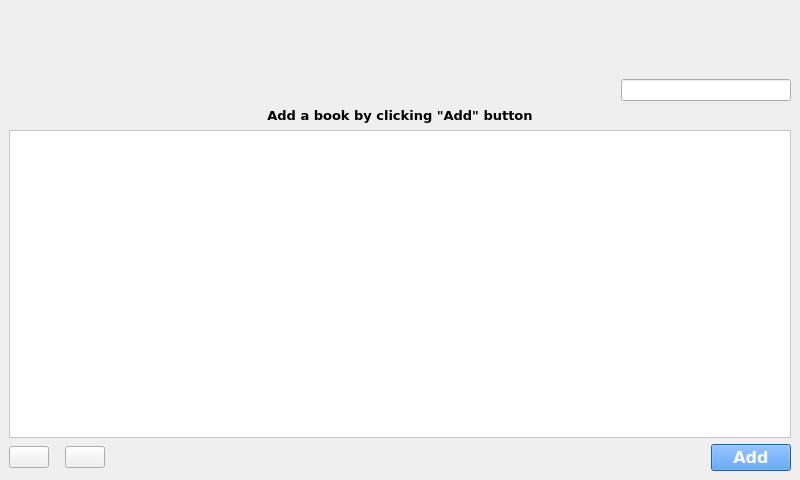
<?xml version="1.0" encoding="UTF-8"?>
<ui version="4.0">
 <class>MainWindow</class>
 <widget class="QMainWindow" name="MainWindow">
  <property name="geometry">
   <rect>
    <x>0</x>
    <y>0</y>
    <width>800</width>
    <height>480</height>
   </rect>
  </property>
  <property name="sizePolicy">
   <sizepolicy hsizetype="Minimum" vsizetype="Minimum">
    <horstretch>0</horstretch>
    <verstretch>0</verstretch>
   </sizepolicy>
  </property>
  <property name="minimumSize">
   <size>
    <width>800</width>
    <height>480</height>
   </size>
  </property>
  <property name="maximumSize">
   <size>
    <width>8000000</width>
    <height>4800000</height>
   </size>
  </property>
  <property name="font">
   <font>
    <family>MS Shell Dlg 2</family>
   </font>
  </property>
  <property name="acceptDrops">
   <bool>true</bool>
  </property>
  <property name="windowTitle">
   <string>Bionic</string>
  </property>
  <property name="windowIcon">
   <iconset resource="../../res.qrc">
    <normaloff>:/img/img/b_logo.png</normaloff>:/img/img/b_logo.png</iconset>
  </property>
  <property name="styleSheet">
   <string notr="true"/>
  </property>
  <widget class="QWidget" name="centralwidget">
   <property name="enabled">
    <bool>true</bool>
   </property>
   <property name="sizePolicy">
    <sizepolicy hsizetype="Minimum" vsizetype="Minimum">
     <horstretch>0</horstretch>
     <verstretch>0</verstretch>
    </sizepolicy>
   </property>
   <property name="minimumSize">
    <size>
     <width>800</width>
     <height>0</height>
    </size>
   </property>
   <layout class="QVBoxLayout" name="verticalLayout_2">
    <item>
     <layout class="QHBoxLayout" name="horizontalLayout_3">
      <item>
       <widget class="QLabel" name="label_3">
        <property name="sizePolicy">
         <sizepolicy hsizetype="Fixed" vsizetype="Fixed">
          <horstretch>0</horstretch>
          <verstretch>0</verstretch>
         </sizepolicy>
        </property>
        <property name="maximumSize">
         <size>
          <width>16777215</width>
          <height>100</height>
         </size>
        </property>
        <property name="text">
         <string/>
        </property>
        <property name="pixmap">
         <pixmap resource="../../res.qrc">:/img/img/logo.png</pixmap>
        </property>
        <property name="scaledContents">
         <bool>false</bool>
        </property>
        <property name="wordWrap">
         <bool>false</bool>
        </property>
       </widget>
      </item>
      <item>
       <spacer name="horizontalSpacer_3">
        <property name="orientation">
         <enum>Qt::Horizontal</enum>
        </property>
        <property name="sizeHint" stdset="0">
         <size>
          <width>40</width>
          <height>20</height>
         </size>
        </property>
       </spacer>
      </item>
      <item>
       <layout class="QVBoxLayout" name="verticalLayout">
        <property name="sizeConstraint">
         <enum>QLayout::SetDefaultConstraint</enum>
        </property>
        <item>
         <spacer name="verticalSpacer">
          <property name="orientation">
           <enum>Qt::Vertical</enum>
          </property>
          <property name="sizeType">
           <enum>QSizePolicy::Fixed</enum>
          </property>
          <property name="sizeHint" stdset="0">
           <size>
            <width>20</width>
            <height>70</height>
           </size>
          </property>
         </spacer>
        </item>
        <item>
         <layout class="QHBoxLayout" name="horizontalLayout_4">
          <item>
           <widget class="QLineEdit" name="searchfield">
            <property name="sizePolicy">
             <sizepolicy hsizetype="Fixed" vsizetype="Fixed">
              <horstretch>0</horstretch>
              <verstretch>0</verstretch>
             </sizepolicy>
            </property>
            <property name="minimumSize">
             <size>
              <width>170</width>
              <height>22</height>
             </size>
            </property>
            <property name="maximumSize">
             <size>
              <width>16777215</width>
              <height>22</height>
             </size>
            </property>
            <property name="font">
             <font>
              <family>DejaVu Sans</family>
             </font>
            </property>
            <property name="styleSheet">
             <string notr="true"/>
            </property>
            <property name="alignment">
             <set>Qt::AlignBottom|Qt::AlignLeading|Qt::AlignLeft</set>
            </property>
            <property name="placeholderText">
             <string/>
            </property>
            <property name="clearButtonEnabled">
             <bool>false</bool>
            </property>
           </widget>
          </item>
         </layout>
        </item>
       </layout>
      </item>
     </layout>
    </item>
    <item>
     <layout class="QVBoxLayout" name="verticalLayout_5">
      <item>
       <widget class="QLabel" name="addbook_label">
        <property name="sizePolicy">
         <sizepolicy hsizetype="Preferred" vsizetype="Fixed">
          <horstretch>0</horstretch>
          <verstretch>0</verstretch>
         </sizepolicy>
        </property>
        <property name="font">
         <font>
          <family>DejaVu Sans</family>
          <pointsize>10</pointsize>
          <weight>75</weight>
          <bold>true</bold>
         </font>
        </property>
        <property name="styleSheet">
         <string notr="true"/>
        </property>
        <property name="text">
         <string>Add a book by clicking &quot;Add&quot; button</string>
        </property>
        <property name="scaledContents">
         <bool>false</bool>
        </property>
        <property name="alignment">
         <set>Qt::AlignCenter</set>
        </property>
        <property name="buddy">
         <cstring></cstring>
        </property>
       </widget>
      </item>
      <item>
       <widget class="QListWidget" name="listBooks">
        <property name="palette">
         <palette>
          <active>
           <colorrole role="WindowText">
            <brush brushstyle="SolidPattern">
             <color alpha="255">
              <red>94</red>
              <green>92</green>
              <blue>100</blue>
             </color>
            </brush>
           </colorrole>
           <colorrole role="Button">
            <brush brushstyle="SolidPattern">
             <color alpha="255">
              <red>255</red>
              <green>255</green>
              <blue>255</blue>
             </color>
            </brush>
           </colorrole>
           <colorrole role="Base">
            <brush brushstyle="SolidPattern">
             <color alpha="255">
              <red>255</red>
              <green>255</green>
              <blue>255</blue>
             </color>
            </brush>
           </colorrole>
           <colorrole role="Window">
            <brush brushstyle="SolidPattern">
             <color alpha="255">
              <red>255</red>
              <green>255</green>
              <blue>255</blue>
             </color>
            </brush>
           </colorrole>
          </active>
          <inactive>
           <colorrole role="WindowText">
            <brush brushstyle="SolidPattern">
             <color alpha="255">
              <red>94</red>
              <green>92</green>
              <blue>100</blue>
             </color>
            </brush>
           </colorrole>
           <colorrole role="Button">
            <brush brushstyle="SolidPattern">
             <color alpha="255">
              <red>255</red>
              <green>255</green>
              <blue>255</blue>
             </color>
            </brush>
           </colorrole>
           <colorrole role="Base">
            <brush brushstyle="SolidPattern">
             <color alpha="255">
              <red>255</red>
              <green>255</green>
              <blue>255</blue>
             </color>
            </brush>
           </colorrole>
           <colorrole role="Window">
            <brush brushstyle="SolidPattern">
             <color alpha="255">
              <red>255</red>
              <green>255</green>
              <blue>255</blue>
             </color>
            </brush>
           </colorrole>
          </inactive>
          <disabled>
           <colorrole role="WindowText">
            <brush brushstyle="SolidPattern">
             <color alpha="255">
              <red>123</red>
              <green>122</green>
              <blue>122</blue>
             </color>
            </brush>
           </colorrole>
           <colorrole role="Button">
            <brush brushstyle="SolidPattern">
             <color alpha="255">
              <red>255</red>
              <green>255</green>
              <blue>255</blue>
             </color>
            </brush>
           </colorrole>
           <colorrole role="Base">
            <brush brushstyle="SolidPattern">
             <color alpha="255">
              <red>255</red>
              <green>255</green>
              <blue>255</blue>
             </color>
            </brush>
           </colorrole>
           <colorrole role="Window">
            <brush brushstyle="SolidPattern">
             <color alpha="255">
              <red>255</red>
              <green>255</green>
              <blue>255</blue>
             </color>
            </brush>
           </colorrole>
          </disabled>
         </palette>
        </property>
        <property name="font">
         <font>
          <family>Cantarell</family>
          <pointsize>15</pointsize>
          <weight>75</weight>
          <bold>true</bold>
         </font>
        </property>
        <property name="acceptDrops">
         <bool>true</bool>
        </property>
        <property name="toolTip">
         <string>Add a book by clicking &quot;Add&quot; button</string>
        </property>
        <property name="editTriggers">
         <set>QAbstractItemView::NoEditTriggers</set>
        </property>
        <property name="showDropIndicator" stdset="0">
         <bool>false</bool>
        </property>
        <property name="dragDropMode">
         <enum>QAbstractItemView::DropOnly</enum>
        </property>
        <property name="defaultDropAction">
         <enum>Qt::CopyAction</enum>
        </property>
        <property name="alternatingRowColors">
         <bool>true</bool>
        </property>
        <property name="selectionMode">
         <enum>QAbstractItemView::NoSelection</enum>
        </property>
       </widget>
      </item>
     </layout>
    </item>
    <item>
     <layout class="QHBoxLayout" name="horizontalLayout">
      <item>
       <widget class="QPushButton" name="settings_button">
        <property name="cursor">
         <cursorShape>PointingHandCursor</cursorShape>
        </property>
        <property name="styleSheet">
         <string notr="true"/>
        </property>
        <property name="text">
         <string/>
        </property>
        <property name="icon">
         <iconset resource="../../res.qrc">
          <normaloff>:/img/img/settings.png</normaloff>:/img/img/settings.png</iconset>
        </property>
        <property name="iconSize">
         <size>
          <width>30</width>
          <height>30</height>
         </size>
        </property>
       </widget>
      </item>
      <item>
       <spacer name="horizontalSpacer">
        <property name="orientation">
         <enum>Qt::Horizontal</enum>
        </property>
        <property name="sizeType">
         <enum>QSizePolicy::Fixed</enum>
        </property>
        <property name="sizeHint" stdset="0">
         <size>
          <width>10</width>
          <height>1</height>
         </size>
        </property>
       </spacer>
      </item>
      <item>
       <widget class="QPushButton" name="darkmode_button">
        <property name="cursor">
         <cursorShape>PointingHandCursor</cursorShape>
        </property>
        <property name="styleSheet">
         <string notr="true"/>
        </property>
        <property name="text">
         <string/>
        </property>
        <property name="icon">
         <iconset resource="../../res.qrc">
          <normaloff>:/img/img/darkmode.png</normaloff>:/img/img/darkmode.png</iconset>
        </property>
        <property name="iconSize">
         <size>
          <width>30</width>
          <height>30</height>
         </size>
        </property>
       </widget>
      </item>
      <item>
       <spacer name="horizontalSpacer_2">
        <property name="orientation">
         <enum>Qt::Horizontal</enum>
        </property>
        <property name="sizeHint" stdset="0">
         <size>
          <width>40</width>
          <height>20</height>
         </size>
        </property>
       </spacer>
      </item>
      <item>
       <widget class="QPushButton" name="add_button">
        <property name="sizePolicy">
         <sizepolicy hsizetype="Maximum" vsizetype="Fixed">
          <horstretch>0</horstretch>
          <verstretch>0</verstretch>
         </sizepolicy>
        </property>
        <property name="palette">
         <palette>
          <active>
           <colorrole role="WindowText">
            <brush brushstyle="SolidPattern">
             <color alpha="255">
              <red>255</red>
              <green>255</green>
              <blue>255</blue>
             </color>
            </brush>
           </colorrole>
           <colorrole role="Button">
            <brush brushstyle="SolidPattern">
             <color alpha="255">
              <red>53</red>
              <green>132</green>
              <blue>228</blue>
             </color>
            </brush>
           </colorrole>
           <colorrole role="Text">
            <brush brushstyle="SolidPattern">
             <color alpha="255">
              <red>255</red>
              <green>255</green>
              <blue>255</blue>
             </color>
            </brush>
           </colorrole>
           <colorrole role="ButtonText">
            <brush brushstyle="SolidPattern">
             <color alpha="255">
              <red>255</red>
              <green>255</green>
              <blue>255</blue>
             </color>
            </brush>
           </colorrole>
           <colorrole role="Base">
            <brush brushstyle="SolidPattern">
             <color alpha="255">
              <red>53</red>
              <green>132</green>
              <blue>228</blue>
             </color>
            </brush>
           </colorrole>
           <colorrole role="Window">
            <brush brushstyle="SolidPattern">
             <color alpha="255">
              <red>53</red>
              <green>132</green>
              <blue>228</blue>
             </color>
            </brush>
           </colorrole>
           <colorrole role="PlaceholderText">
            <brush brushstyle="SolidPattern">
             <color alpha="255">
              <red>255</red>
              <green>255</green>
              <blue>255</blue>
             </color>
            </brush>
           </colorrole>
          </active>
          <inactive>
           <colorrole role="WindowText">
            <brush brushstyle="SolidPattern">
             <color alpha="255">
              <red>255</red>
              <green>255</green>
              <blue>255</blue>
             </color>
            </brush>
           </colorrole>
           <colorrole role="Button">
            <brush brushstyle="SolidPattern">
             <color alpha="255">
              <red>53</red>
              <green>132</green>
              <blue>228</blue>
             </color>
            </brush>
           </colorrole>
           <colorrole role="Text">
            <brush brushstyle="SolidPattern">
             <color alpha="255">
              <red>255</red>
              <green>255</green>
              <blue>255</blue>
             </color>
            </brush>
           </colorrole>
           <colorrole role="ButtonText">
            <brush brushstyle="SolidPattern">
             <color alpha="255">
              <red>255</red>
              <green>255</green>
              <blue>255</blue>
             </color>
            </brush>
           </colorrole>
           <colorrole role="Base">
            <brush brushstyle="SolidPattern">
             <color alpha="255">
              <red>53</red>
              <green>132</green>
              <blue>228</blue>
             </color>
            </brush>
           </colorrole>
           <colorrole role="Window">
            <brush brushstyle="SolidPattern">
             <color alpha="255">
              <red>53</red>
              <green>132</green>
              <blue>228</blue>
             </color>
            </brush>
           </colorrole>
           <colorrole role="PlaceholderText">
            <brush brushstyle="SolidPattern">
             <color alpha="255">
              <red>255</red>
              <green>255</green>
              <blue>255</blue>
             </color>
            </brush>
           </colorrole>
          </inactive>
          <disabled>
           <colorrole role="WindowText">
            <brush brushstyle="SolidPattern">
             <color alpha="255">
              <red>255</red>
              <green>255</green>
              <blue>255</blue>
             </color>
            </brush>
           </colorrole>
           <colorrole role="Button">
            <brush brushstyle="SolidPattern">
             <color alpha="255">
              <red>53</red>
              <green>132</green>
              <blue>228</blue>
             </color>
            </brush>
           </colorrole>
           <colorrole role="Text">
            <brush brushstyle="SolidPattern">
             <color alpha="255">
              <red>255</red>
              <green>255</green>
              <blue>255</blue>
             </color>
            </brush>
           </colorrole>
           <colorrole role="ButtonText">
            <brush brushstyle="SolidPattern">
             <color alpha="255">
              <red>255</red>
              <green>255</green>
              <blue>255</blue>
             </color>
            </brush>
           </colorrole>
           <colorrole role="Base">
            <brush brushstyle="SolidPattern">
             <color alpha="255">
              <red>53</red>
              <green>132</green>
              <blue>228</blue>
             </color>
            </brush>
           </colorrole>
           <colorrole role="Window">
            <brush brushstyle="SolidPattern">
             <color alpha="255">
              <red>53</red>
              <green>132</green>
              <blue>228</blue>
             </color>
            </brush>
           </colorrole>
           <colorrole role="PlaceholderText">
            <brush brushstyle="SolidPattern">
             <color alpha="255">
              <red>255</red>
              <green>255</green>
              <blue>255</blue>
             </color>
            </brush>
           </colorrole>
          </disabled>
         </palette>
        </property>
        <property name="font">
         <font>
          <family>DejaVu Sans</family>
          <pointsize>12</pointsize>
          <weight>75</weight>
          <bold>true</bold>
          <stylestrategy>PreferAntialias</stylestrategy>
         </font>
        </property>
        <property name="cursor">
         <cursorShape>PointingHandCursor</cursorShape>
        </property>
        <property name="styleSheet">
         <string notr="true"/>
        </property>
        <property name="text">
         <string>Add</string>
        </property>
        <property name="default">
         <bool>false</bool>
        </property>
       </widget>
      </item>
     </layout>
    </item>
   </layout>
  </widget>
 </widget>
 <resources>
  <include location="../../res.qrc"/>
 </resources>
 <connections/>
</ui>
